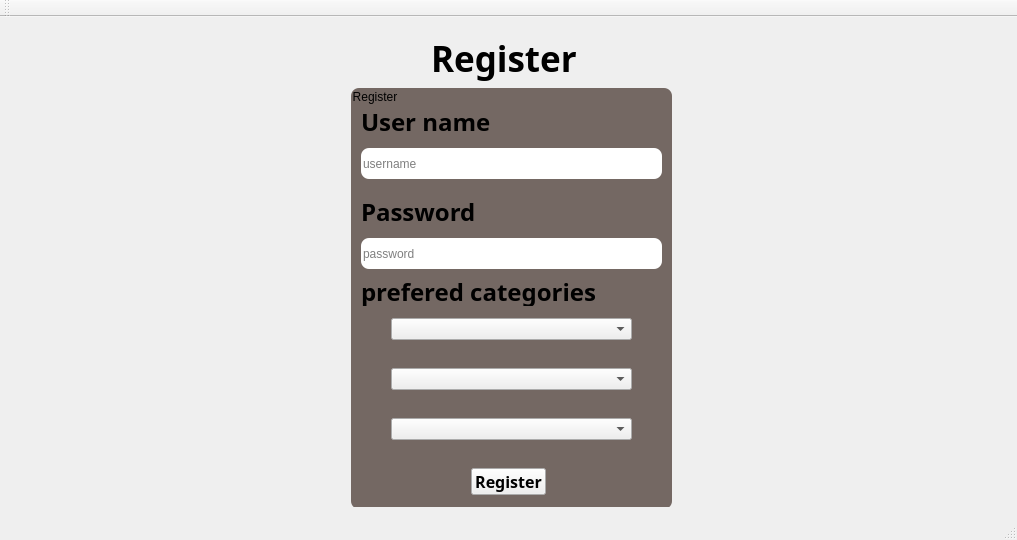
<?xml version="1.0" encoding="UTF-8"?>
<ui version="4.0">
 <class>qt1Class</class>
 <widget class="QMainWindow" name="qt1Class">
  <property name="geometry">
   <rect>
    <x>0</x>
    <y>0</y>
    <width>1017</width>
    <height>540</height>
   </rect>
  </property>
  <property name="windowTitle">
   <string>news</string>
  </property>
  <widget class="QWidget" name="centralWidget">
   <layout class="QVBoxLayout" name="verticalLayout">
    <item>
     <widget class="QStackedWidget" name="stackedWidget">
      <property name="minimumSize">
       <size>
        <width>720</width>
        <height>407</height>
       </size>
      </property>
      <property name="styleSheet">
       <string notr="true">#page_4{
border-image:url(:/qt1/C:/Users/LENOVO/Downloads/design20.png)}</string>
      </property>
      <property name="currentIndex">
       <number>1</number>
      </property>
      <widget class="QWidget" name="loginpage">
       <property name="font">
        <font>
         <bold>true</bold>
        </font>
       </property>
       <property name="styleSheet">
        <string notr="true">#loginpage{
border-image:url(:/qt1/C:/Users/LENOVO/Downloads/design20.png)}</string>
       </property>
       <widget class="QWidget" name="widget" native="true">
        <property name="geometry">
         <rect>
          <x>20</x>
          <y>30</y>
          <width>1321</width>
          <height>80</height>
         </rect>
        </property>
        <property name="styleSheet">
         <string notr="true"/>
        </property>
        <widget class="QLabel" name="label_3">
         <property name="geometry">
          <rect>
           <x>500</x>
           <y>0</y>
           <width>481</width>
           <height>61</height>
          </rect>
         </property>
         <property name="font">
          <font>
           <family>Rockwell</family>
           <pointsize>26</pointsize>
          </font>
         </property>
         <property name="styleSheet">
          <string notr="true">color: rgb(0, 0, 0);</string>
         </property>
         <property name="text">
          <string>Login And Registration System</string>
         </property>
        </widget>
       </widget>
       <widget class="QGroupBox" name="loginform">
        <property name="geometry">
         <rect>
          <x>570</x>
          <y>140</y>
          <width>301</width>
          <height>371</height>
         </rect>
        </property>
        <property name="styleSheet">
         <string notr="true">
background-color: rgb(141, 132, 126);
color: rgb(0, 0, 0);
border-radius: 8px;

</string>
        </property>
        <property name="title">
         <string>Login</string>
        </property>
        <widget class="QLabel" name="label_7">
         <property name="geometry">
          <rect>
           <x>20</x>
           <y>30</y>
           <width>201</width>
           <height>51</height>
          </rect>
         </property>
         <property name="font">
          <font>
           <family>Rockwell Extra Bold</family>
           <pointsize>18</pointsize>
           <bold>true</bold>
          </font>
         </property>
         <property name="styleSheet">
          <string notr="true">color: rgb(0, 0, 0);</string>
         </property>
         <property name="text">
          <string>User name</string>
         </property>
        </widget>
        <widget class="QLabel" name="label_8">
         <property name="geometry">
          <rect>
           <x>20</x>
           <y>110</y>
           <width>201</width>
           <height>71</height>
          </rect>
         </property>
         <property name="font">
          <font>
           <family>Rockwell Extra Bold</family>
           <pointsize>18</pointsize>
           <bold>true</bold>
          </font>
         </property>
         <property name="styleSheet">
          <string notr="true">color: rgb(0, 0, 0);</string>
         </property>
         <property name="text">
          <string>Password</string>
         </property>
        </widget>
        <widget class="QPushButton" name="pushButton_3">
         <property name="geometry">
          <rect>
           <x>30</x>
           <y>280</y>
           <width>241</width>
           <height>31</height>
          </rect>
         </property>
         <property name="font">
          <font>
           <family>Rockwell</family>
           <pointsize>12</pointsize>
           <bold>true</bold>
          </font>
         </property>
         <property name="styleSheet">
          <string notr="true">#pushButton_3
{color: rgb(0, 0, 0);
	background-color: rgb(255, 255, 255);
border-radius: 8px;}
#pushButton_3:hover{
	background-color: rgb(85, 85, 127);
}</string>
         </property>
         <property name="text">
          <string>Login</string>
         </property>
        </widget>
        <widget class="QLineEdit" name="password_2">
         <property name="geometry">
          <rect>
           <x>20</x>
           <y>180</y>
           <width>271</width>
           <height>31</height>
          </rect>
         </property>
         <property name="styleSheet">
          <string notr="true">border-radius: 8px;
background-color: rgb(255, 255, 255);</string>
         </property>
         <property name="echoMode">
          <enum>QLineEdit::Password</enum>
         </property>
         <property name="placeholderText">
          <string>password</string>
         </property>
         <property name="clearButtonEnabled">
          <bool>true</bool>
         </property>
        </widget>
        <widget class="QLineEdit" name="username_2">
         <property name="geometry">
          <rect>
           <x>20</x>
           <y>80</y>
           <width>271</width>
           <height>31</height>
          </rect>
         </property>
         <property name="styleSheet">
          <string notr="true">background-color: rgb(255, 255, 255);border-radius: 8px;</string>
         </property>
         <property name="placeholderText">
          <string>username</string>
         </property>
         <property name="clearButtonEnabled">
          <bool>true</bool>
         </property>
        </widget>
        <widget class="QPushButton" name="pushButton_4">
         <property name="geometry">
          <rect>
           <x>30</x>
           <y>320</y>
           <width>241</width>
           <height>31</height>
          </rect>
         </property>
         <property name="font">
          <font>
           <family>Rockwell</family>
           <pointsize>12</pointsize>
           <bold>true</bold>
          </font>
         </property>
         <property name="styleSheet">
          <string notr="true">#pushButton_4
{color: rgb(0, 0, 0);
	
	background-color: rgb(255, 255, 255);
border-radius: 8px;}
#pushButton_4:hover{
	background-color: rgb(85, 85, 127);
}</string>
         </property>
         <property name="text">
          <string>Register</string>
         </property>
        </widget>
       </widget>
      </widget>
      <widget class="QWidget" name="register_2page">
       <property name="styleSheet">
        <string notr="true">#register_2page{
border-image:url(:/qt1/C:/Users/LENOVO/Downloads/design20.png)
}</string>
       </property>
       <widget class="QLabel" name="label_2">
        <property name="geometry">
         <rect>
          <x>420</x>
          <y>-30</y>
          <width>771</width>
          <height>121</height>
         </rect>
        </property>
        <property name="font">
         <font>
          <family>Rockwell</family>
          <pointsize>26</pointsize>
          <bold>true</bold>
          <underline>false</underline>
         </font>
        </property>
        <property name="styleSheet">
         <string notr="true">color: rgb(0, 0, 0);</string>
        </property>
        <property name="text">
         <string>Register</string>
        </property>
       </widget>
       <widget class="QGroupBox" name="registerform">
        <property name="geometry">
         <rect>
          <x>340</x>
          <y>60</y>
          <width>321</width>
          <height>421</height>
         </rect>
        </property>
        <property name="styleSheet">
         <string notr="true">#registerform{
	
	
	background-color: rgb(116, 104, 99);
border-radius: 8px;
	color: rgb(0, 0, 0);
}</string>
        </property>
        <property name="title">
         <string>Register</string>
        </property>
        <widget class="QLineEdit" name="username">
         <property name="geometry">
          <rect>
           <x>10</x>
           <y>60</y>
           <width>301</width>
           <height>31</height>
          </rect>
         </property>
         <property name="styleSheet">
          <string notr="true">background-color: rgb(255, 255, 255);
border-radius: 8px;</string>
         </property>
         <property name="placeholderText">
          <string>username</string>
         </property>
        </widget>
        <widget class="QLabel" name="label_5">
         <property name="geometry">
          <rect>
           <x>10</x>
           <y>110</y>
           <width>143</width>
           <height>28</height>
          </rect>
         </property>
         <property name="font">
          <font>
           <family>Rockwell Extra Bold</family>
           <pointsize>18</pointsize>
           <bold>true</bold>
          </font>
         </property>
         <property name="styleSheet">
          <string notr="true">color: rgb(0, 0, 0);</string>
         </property>
         <property name="text">
          <string>Password</string>
         </property>
        </widget>
        <widget class="QLineEdit" name="password">
         <property name="geometry">
          <rect>
           <x>10</x>
           <y>150</y>
           <width>301</width>
           <height>31</height>
          </rect>
         </property>
         <property name="styleSheet">
          <string notr="true">background-color: rgb(255, 255, 255);border-radius: 8px;</string>
         </property>
         <property name="echoMode">
          <enum>QLineEdit::Password</enum>
         </property>
         <property name="placeholderText">
          <string>password</string>
         </property>
        </widget>
        <widget class="QPushButton" name="pushButton_7">
         <property name="geometry">
          <rect>
           <x>120</x>
           <y>380</y>
           <width>75</width>
           <height>27</height>
          </rect>
         </property>
         <property name="font">
          <font>
           <family>Rockwell</family>
           <pointsize>12</pointsize>
           <bold>true</bold>
          </font>
         </property>
         <property name="styleSheet">
          <string notr="true">#pushButton {border-radius: 8px;color: rgb(0, 0, 0);
background-color: rgb(255, 255, 255);}
#pushButton:hover{
	
	background-color: rgb(85, 85, 127);
}</string>
         </property>
         <property name="text">
          <string>Register</string>
         </property>
        </widget>
        <widget class="QLabel" name="label_4">
         <property name="geometry">
          <rect>
           <x>10</x>
           <y>20</y>
           <width>152</width>
           <height>28</height>
          </rect>
         </property>
         <property name="font">
          <font>
           <family>Rockwell Extra Bold</family>
           <pointsize>18</pointsize>
           <bold>true</bold>
          </font>
         </property>
         <property name="styleSheet">
          <string notr="true">color: rgb(0, 0, 0);</string>
         </property>
         <property name="text">
          <string>User name</string>
         </property>
        </widget>
        <widget class="QComboBox" name="comboBox_2">
         <property name="geometry">
          <rect>
           <x>40</x>
           <y>230</y>
           <width>241</width>
           <height>22</height>
          </rect>
         </property>
        </widget>
        <widget class="QComboBox" name="comboBox_3">
         <property name="geometry">
          <rect>
           <x>40</x>
           <y>280</y>
           <width>241</width>
           <height>22</height>
          </rect>
         </property>
        </widget>
        <widget class="QComboBox" name="comboBox_4">
         <property name="geometry">
          <rect>
           <x>40</x>
           <y>330</y>
           <width>241</width>
           <height>22</height>
          </rect>
         </property>
        </widget>
        <widget class="QLabel" name="label_17">
         <property name="geometry">
          <rect>
           <x>10</x>
           <y>190</y>
           <width>291</width>
           <height>28</height>
          </rect>
         </property>
         <property name="font">
          <font>
           <family>Rockwell Extra Bold</family>
           <pointsize>18</pointsize>
           <bold>true</bold>
          </font>
         </property>
         <property name="styleSheet">
          <string notr="true">color: rgb(0, 0, 0);</string>
         </property>
         <property name="text">
          <string>prefered categories</string>
         </property>
        </widget>
       </widget>
      </widget>
      <widget class="QWidget" name="page">
       <layout class="QVBoxLayout" name="verticalLayout_7">
        <item>
         <widget class="QPushButton" name="pushButton_18">
          <property name="font">
           <font>
            <family>Sitka Small</family>
            <pointsize>16</pointsize>
           </font>
          </property>
          <property name="text">
           <string>back</string>
          </property>
         </widget>
        </item>
        <item>
         <widget class="QLabel" name="label_14">
          <property name="font">
           <font>
            <pointsize>14</pointsize>
           </font>
          </property>
          <property name="text">
           <string>ID</string>
          </property>
         </widget>
        </item>
        <item>
         <widget class="QLineEdit" name="lineEdit_2">
          <property name="font">
           <font>
            <pointsize>12</pointsize>
           </font>
          </property>
         </widget>
        </item>
        <item>
         <widget class="QLabel" name="label_12">
          <property name="font">
           <font>
            <pointsize>14</pointsize>
           </font>
          </property>
          <property name="text">
           <string>Titel</string>
          </property>
         </widget>
        </item>
        <item>
         <widget class="QLineEdit" name="lineEdit">
          <property name="font">
           <font>
            <pointsize>12</pointsize>
           </font>
          </property>
         </widget>
        </item>
        <item>
         <widget class="QLabel" name="label_13">
          <property name="font">
           <font>
            <pointsize>14</pointsize>
           </font>
          </property>
          <property name="text">
           <string>Date</string>
          </property>
         </widget>
        </item>
        <item>
         <widget class="QDateEdit" name="dateEdit">
          <property name="maximumDate">
           <date>
            <year>2023</year>
            <month>5</month>
            <day>30</day>
           </date>
          </property>
          <property name="minimumDate">
           <date>
            <year>2000</year>
            <month>1</month>
            <day>15</day>
           </date>
          </property>
         </widget>
        </item>
        <item>
         <widget class="QLabel" name="label_19">
          <property name="font">
           <font>
            <pointsize>14</pointsize>
           </font>
          </property>
          <property name="text">
           <string>category</string>
          </property>
         </widget>
        </item>
        <item>
         <widget class="QComboBox" name="comboBox_5"/>
        </item>
        <item>
         <widget class="QLabel" name="label_16">
          <property name="font">
           <font>
            <pointsize>14</pointsize>
           </font>
          </property>
          <property name="text">
           <string>Description</string>
          </property>
         </widget>
        </item>
        <item>
         <widget class="QTextEdit" name="textEdit">
          <property name="font">
           <font>
            <pointsize>12</pointsize>
           </font>
          </property>
         </widget>
        </item>
        <item>
         <widget class="QPushButton" name="pushButton_5">
          <property name="font">
           <font>
            <family>Sitka Small</family>
            <pointsize>16</pointsize>
           </font>
          </property>
          <property name="text">
           <string>Add news</string>
          </property>
         </widget>
        </item>
       </layout>
      </widget>
      <widget class="QWidget" name="page_2">
       <layout class="QVBoxLayout" name="verticalLayout_11">
        <item>
         <layout class="QVBoxLayout" name="verticalLayout_10">
          <item>
           <widget class="QPushButton" name="pushButton_6">
            <property name="font">
             <font>
              <family>Segoe MDL2 Assets</family>
              <pointsize>14</pointsize>
             </font>
            </property>
            <property name="text">
             <string>back</string>
            </property>
           </widget>
          </item>
          <item>
           <layout class="QFormLayout" name="formLayout_3">
            <item row="0" column="0">
             <widget class="QLabel" name="nameLabel">
              <property name="text">
               <string>ID</string>
              </property>
             </widget>
            </item>
            <item row="0" column="1">
             <widget class="QLineEdit" name="nameLineEdit"/>
            </item>
           </layout>
          </item>
          <item>
           <widget class="QPushButton" name="pushButton_8">
            <property name="font">
             <font>
              <family>System</family>
              <pointsize>12</pointsize>
              <bold>true</bold>
             </font>
            </property>
            <property name="text">
             <string>delete</string>
            </property>
           </widget>
          </item>
         </layout>
        </item>
       </layout>
      </widget>
      <widget class="QWidget" name="updatepage">
       <property name="styleSheet">
        <string notr="true">border-image:url(:/qt1/C:/Users/LENOVO/Downloads/design20.png)</string>
       </property>
       <widget class="QGroupBox" name="groupBox">
        <property name="geometry">
         <rect>
          <x>350</x>
          <y>60</y>
          <width>441</width>
          <height>381</height>
         </rect>
        </property>
        <property name="styleSheet">
         <string notr="true">border-image:none</string>
        </property>
        <property name="title">
         <string/>
        </property>
        <layout class="QVBoxLayout" name="verticalLayout_3">
         <item>
          <layout class="QHBoxLayout" name="horizontalLayout_4" stretch="1,4">
           <item>
            <widget class="QLabel" name="label">
             <property name="font">
              <font>
               <pointsize>18</pointsize>
               <bold>true</bold>
              </font>
             </property>
             <property name="styleSheet">
              <string notr="true">color:rgb(255, 0, 0)</string>
             </property>
             <property name="text">
              <string>ID</string>
             </property>
            </widget>
           </item>
           <item>
            <widget class="QLineEdit" name="id_edit"/>
           </item>
          </layout>
         </item>
         <item>
          <layout class="QHBoxLayout" name="horizontalLayout_6" stretch="1,4">
           <item>
            <widget class="QLabel" name="label_6">
             <property name="font">
              <font>
               <pointsize>18</pointsize>
               <bold>true</bold>
              </font>
             </property>
             <property name="styleSheet">
              <string notr="true">color:rgb(255, 0, 0)</string>
             </property>
             <property name="text">
              <string>Title</string>
             </property>
            </widget>
           </item>
           <item>
            <widget class="QLineEdit" name="Title_edit"/>
           </item>
          </layout>
         </item>
         <item>
          <layout class="QHBoxLayout" name="horizontalLayout_7" stretch="1,4">
           <item>
            <widget class="QLabel" name="label_9">
             <property name="font">
              <font>
               <pointsize>18</pointsize>
               <bold>true</bold>
              </font>
             </property>
             <property name="styleSheet">
              <string notr="true">color:rgb(255, 0, 0)</string>
             </property>
             <property name="text">
              <string>Description</string>
             </property>
            </widget>
           </item>
           <item>
            <widget class="QLineEdit" name="Description_edit"/>
           </item>
          </layout>
         </item>
         <item>
          <layout class="QHBoxLayout" name="horizontalLayout_8" stretch="1,4">
           <item>
            <widget class="QLabel" name="label_10">
             <property name="font">
              <font>
               <family>Segoe UI</family>
               <pointsize>18</pointsize>
               <italic>false</italic>
               <bold>true</bold>
              </font>
             </property>
             <property name="styleSheet">
              <string notr="true">color:rgb(255, 0, 0);
font: 700 18pt &quot;Segoe UI&quot;;</string>
             </property>
             <property name="text">
              <string>Date</string>
             </property>
            </widget>
           </item>
           <item>
            <widget class="QDateEdit" name="dateEdit_2"/>
           </item>
          </layout>
         </item>
         <item>
          <layout class="QHBoxLayout" name="horizontalLayout_9">
           <item>
            <widget class="QLabel" name="label_11">
             <property name="font">
              <font>
               <pointsize>18</pointsize>
               <bold>true</bold>
              </font>
             </property>
             <property name="styleSheet">
              <string notr="true">color:rgb(255, 0, 0)</string>
             </property>
             <property name="text">
              <string>Category</string>
             </property>
            </widget>
           </item>
           <item>
            <widget class="QLineEdit" name="Category_edit"/>
           </item>
          </layout>
         </item>
         <item>
          <layout class="QHBoxLayout" name="horizontalLayout_10">
           <item>
            <widget class="QPushButton" name="btn_save">
             <property name="text">
              <string>Save</string>
             </property>
            </widget>
           </item>
           <item>
            <widget class="QPushButton" name="btn_cancel">
             <property name="text">
              <string>back</string>
             </property>
            </widget>
           </item>
          </layout>
         </item>
        </layout>
       </widget>
      </widget>
      <widget class="QWidget" name="userpage">
       <layout class="QVBoxLayout" name="verticalLayout_4">
        <item>
         <layout class="QHBoxLayout" name="horizontalLayout_3">
          <item>
           <widget class="QPushButton" name="pushButton_14">
            <property name="text">
             <string>Prefered Category</string>
            </property>
           </widget>
          </item>
          <item>
           <widget class="QComboBox" name="comboBox"/>
          </item>
          <item>
           <widget class="QPushButton" name="pushButton1">
            <property name="text">
             <string>Display By Rate</string>
            </property>
           </widget>
          </item>
          <item>
           <widget class="QPushButton" name="pushButton2">
            <property name="text">
             <string>Display By Date</string>
            </property>
           </widget>
          </item>
          <item>
           <widget class="QPushButton" name="pushButton_21">
            <property name="text">
             <string>Log out</string>
            </property>
           </widget>
          </item>
         </layout>
        </item>
        <item>
         <widget class="QScrollArea" name="scrollArea">
          <property name="widgetResizable">
           <bool>true</bool>
          </property>
          <widget class="QWidget" name="scrollAreaWidgetContents">
           <property name="geometry">
            <rect>
             <x>0</x>
             <y>0</y>
             <width>979</width>
             <height>434</height>
            </rect>
           </property>
           <layout class="QVBoxLayout" name="verticalLayout_6">
            <item>
             <layout class="QVBoxLayout" name="verticalLayout_5"/>
            </item>
           </layout>
          </widget>
         </widget>
        </item>
       </layout>
      </widget>
      <widget class="QWidget" name="page_4">
       <widget class="QLineEdit" name="lineEdit_3">
        <property name="geometry">
         <rect>
          <x>290</x>
          <y>130</y>
          <width>371</width>
          <height>41</height>
         </rect>
        </property>
        <property name="placeholderText">
         <string>enter title</string>
        </property>
       </widget>
       <widget class="QPushButton" name="pushButton_16">
        <property name="geometry">
         <rect>
          <x>400</x>
          <y>210</y>
          <width>151</width>
          <height>31</height>
         </rect>
        </property>
        <property name="text">
         <string>display</string>
        </property>
       </widget>
       <widget class="QLabel" name="label_15">
        <property name="geometry">
         <rect>
          <x>390</x>
          <y>260</y>
          <width>161</width>
          <height>61</height>
         </rect>
        </property>
        <property name="text">
         <string>TextLabel</string>
        </property>
       </widget>
       <widget class="QPushButton" name="pushButton_17">
        <property name="geometry">
         <rect>
          <x>430</x>
          <y>350</y>
          <width>75</width>
          <height>24</height>
         </rect>
        </property>
        <property name="text">
         <string>back</string>
        </property>
       </widget>
      </widget>
      <widget class="QWidget" name="page_3">
       <property name="styleSheet">
        <string notr="true">#page_3{
border-image:url(:/qt1/C:/Users/LENOVO/Downloads/design20.png)}</string>
       </property>
       <widget class="QGroupBox" name="groupBox_3">
        <property name="geometry">
         <rect>
          <x>280</x>
          <y>130</y>
          <width>511</width>
          <height>181</height>
         </rect>
        </property>
        <property name="title">
         <string>GroupBox</string>
        </property>
        <widget class="QGroupBox" name="groupBox_2">
         <property name="geometry">
          <rect>
           <x>40</x>
           <y>30</y>
           <width>191</width>
           <height>131</height>
          </rect>
         </property>
         <property name="title">
          <string>Add</string>
         </property>
         <widget class="QTextEdit" name="textEdit_4">
          <property name="geometry">
           <rect>
            <x>50</x>
            <y>30</y>
            <width>111</width>
            <height>31</height>
           </rect>
          </property>
          <property name="html">
           <string>&lt;!DOCTYPE HTML PUBLIC &quot;-//W3C//DTD HTML 4.0//EN&quot; &quot;http://www.w3.org/TR/REC-html40/strict.dtd&quot;&gt;
&lt;html&gt;&lt;head&gt;&lt;meta name=&quot;qrichtext&quot; content=&quot;1&quot; /&gt;&lt;meta charset=&quot;utf-8&quot; /&gt;&lt;style type=&quot;text/css&quot;&gt;
p, li { white-space: pre-wrap; }
hr { height: 1px; border-width: 0; }
li.unchecked::marker { content: &quot;\2610&quot;; }
li.checked::marker { content: &quot;\2612&quot;; }
&lt;/style&gt;&lt;/head&gt;&lt;body style=&quot; font-family:'Segoe UI'; font-size:9pt; font-weight:400; font-style:normal;&quot;&gt;
&lt;p align=&quot;center&quot; style=&quot;-qt-paragraph-type:empty; margin-top:0px; margin-bottom:0px; margin-left:0px; margin-right:0px; -qt-block-indent:0; text-indent:0px;&quot;&gt;&lt;br /&gt;&lt;/p&gt;&lt;/body&gt;&lt;/html&gt;</string>
          </property>
          <property name="placeholderText">
           <string>enter category</string>
          </property>
         </widget>
         <widget class="QPushButton" name="pushButton_12">
          <property name="geometry">
           <rect>
            <x>70</x>
            <y>70</y>
            <width>75</width>
            <height>24</height>
           </rect>
          </property>
          <property name="text">
           <string>Add</string>
          </property>
         </widget>
        </widget>
        <widget class="QGroupBox" name="groupBox_4">
         <property name="geometry">
          <rect>
           <x>260</x>
           <y>30</y>
           <width>241</width>
           <height>131</height>
          </rect>
         </property>
         <property name="title">
          <string>Assign</string>
         </property>
         <widget class="QTextEdit" name="textEdit_2">
          <property name="geometry">
           <rect>
            <x>10</x>
            <y>30</y>
            <width>104</width>
            <height>31</height>
           </rect>
          </property>
          <property name="html">
           <string>&lt;!DOCTYPE HTML PUBLIC &quot;-//W3C//DTD HTML 4.0//EN&quot; &quot;http://www.w3.org/TR/REC-html40/strict.dtd&quot;&gt;
&lt;html&gt;&lt;head&gt;&lt;meta name=&quot;qrichtext&quot; content=&quot;1&quot; /&gt;&lt;meta charset=&quot;utf-8&quot; /&gt;&lt;style type=&quot;text/css&quot;&gt;
p, li { white-space: pre-wrap; }
hr { height: 1px; border-width: 0; }
li.unchecked::marker { content: &quot;\2610&quot;; }
li.checked::marker { content: &quot;\2612&quot;; }
&lt;/style&gt;&lt;/head&gt;&lt;body style=&quot; font-family:'Segoe UI'; font-size:9pt; font-weight:400; font-style:normal;&quot;&gt;
&lt;p align=&quot;center&quot; style=&quot;-qt-paragraph-type:empty; margin-top:0px; margin-bottom:0px; margin-left:0px; margin-right:0px; -qt-block-indent:0; text-indent:0px;&quot;&gt;&lt;br /&gt;&lt;/p&gt;&lt;/body&gt;&lt;/html&gt;</string>
          </property>
          <property name="placeholderText">
           <string>enter category</string>
          </property>
         </widget>
         <widget class="QTextEdit" name="textEdit_3">
          <property name="geometry">
           <rect>
            <x>130</x>
            <y>30</y>
            <width>101</width>
            <height>31</height>
           </rect>
          </property>
          <property name="html">
           <string>&lt;!DOCTYPE HTML PUBLIC &quot;-//W3C//DTD HTML 4.0//EN&quot; &quot;http://www.w3.org/TR/REC-html40/strict.dtd&quot;&gt;
&lt;html&gt;&lt;head&gt;&lt;meta name=&quot;qrichtext&quot; content=&quot;1&quot; /&gt;&lt;meta charset=&quot;utf-8&quot; /&gt;&lt;style type=&quot;text/css&quot;&gt;
p, li { white-space: pre-wrap; }
hr { height: 1px; border-width: 0; }
li.unchecked::marker { content: &quot;\2610&quot;; }
li.checked::marker { content: &quot;\2612&quot;; }
&lt;/style&gt;&lt;/head&gt;&lt;body style=&quot; font-family:'Segoe UI'; font-size:9pt; font-weight:400; font-style:normal;&quot;&gt;
&lt;p align=&quot;center&quot; style=&quot;-qt-paragraph-type:empty; margin-top:0px; margin-bottom:0px; margin-left:0px; margin-right:0px; -qt-block-indent:0; text-indent:0px;&quot;&gt;&lt;br /&gt;&lt;/p&gt;&lt;/body&gt;&lt;/html&gt;</string>
          </property>
          <property name="placeholderText">
           <string>enter news id</string>
          </property>
         </widget>
         <widget class="QPushButton" name="pushButton_13">
          <property name="geometry">
           <rect>
            <x>80</x>
            <y>70</y>
            <width>75</width>
            <height>24</height>
           </rect>
          </property>
          <property name="text">
           <string>Assign </string>
          </property>
         </widget>
        </widget>
       </widget>
       <widget class="QPushButton" name="pushButton_19">
        <property name="geometry">
         <rect>
          <x>370</x>
          <y>330</y>
          <width>341</width>
          <height>24</height>
         </rect>
        </property>
        <property name="text">
         <string>back</string>
        </property>
       </widget>
      </widget>
      <widget class="QWidget" name="adminpage">
       <layout class="QVBoxLayout" name="verticalLayout_2">
        <item>
         <widget class="QScrollArea" name="scrollArea_2">
          <property name="widgetResizable">
           <bool>true</bool>
          </property>
          <widget class="QWidget" name="scrollAreaWidgetContents_2">
           <property name="geometry">
            <rect>
             <x>0</x>
             <y>0</y>
             <width>979</width>
             <height>466</height>
            </rect>
           </property>
           <layout class="QVBoxLayout" name="verticalLayout_8">
            <item>
             <layout class="QHBoxLayout" name="horizontalLayout">
              <item>
               <widget class="QPushButton" name="pushButton_2">
                <property name="text">
                 <string>display average rate</string>
                </property>
               </widget>
              </item>
              <item>
               <widget class="QPushButton" name="pushButton">
                <property name="text">
                 <string>update news</string>
                </property>
               </widget>
              </item>
              <item>
               <widget class="QPushButton" name="pushButton_10">
                <property name="text">
                 <string>Add News</string>
                </property>
               </widget>
              </item>
              <item>
               <widget class="QPushButton" name="pushButton_11">
                <property name="text">
                 <string>Delete News</string>
                </property>
               </widget>
              </item>
              <item>
               <widget class="QPushButton" name="pushButton_9">
                <property name="text">
                 <string>Display News</string>
                </property>
               </widget>
              </item>
              <item>
               <widget class="QPushButton" name="pushButton_15">
                <property name="text">
                 <string>Add/Assign Category</string>
                </property>
               </widget>
              </item>
              <item>
               <widget class="QPushButton" name="pushButton_20">
                <property name="text">
                 <string>Log out</string>
                </property>
               </widget>
              </item>
             </layout>
            </item>
            <item>
             <layout class="QVBoxLayout" name="verticalLayout_9"/>
            </item>
           </layout>
          </widget>
         </widget>
        </item>
       </layout>
      </widget>
     </widget>
    </item>
   </layout>
  </widget>
  <widget class="QMenuBar" name="menuBar">
   <property name="geometry">
    <rect>
     <x>0</x>
     <y>0</y>
     <width>1017</width>
     <height>22</height>
    </rect>
   </property>
  </widget>
  <widget class="QToolBar" name="mainToolBar">
   <attribute name="toolBarArea">
    <enum>TopToolBarArea</enum>
   </attribute>
   <attribute name="toolBarBreak">
    <bool>false</bool>
   </attribute>
  </widget>
  <widget class="QStatusBar" name="statusBar"/>
 </widget>
 <layoutdefault spacing="6" margin="11"/>
 <resources>
  <include location="qt1.qrc"/>
 </resources>
 <connections/>
</ui>
